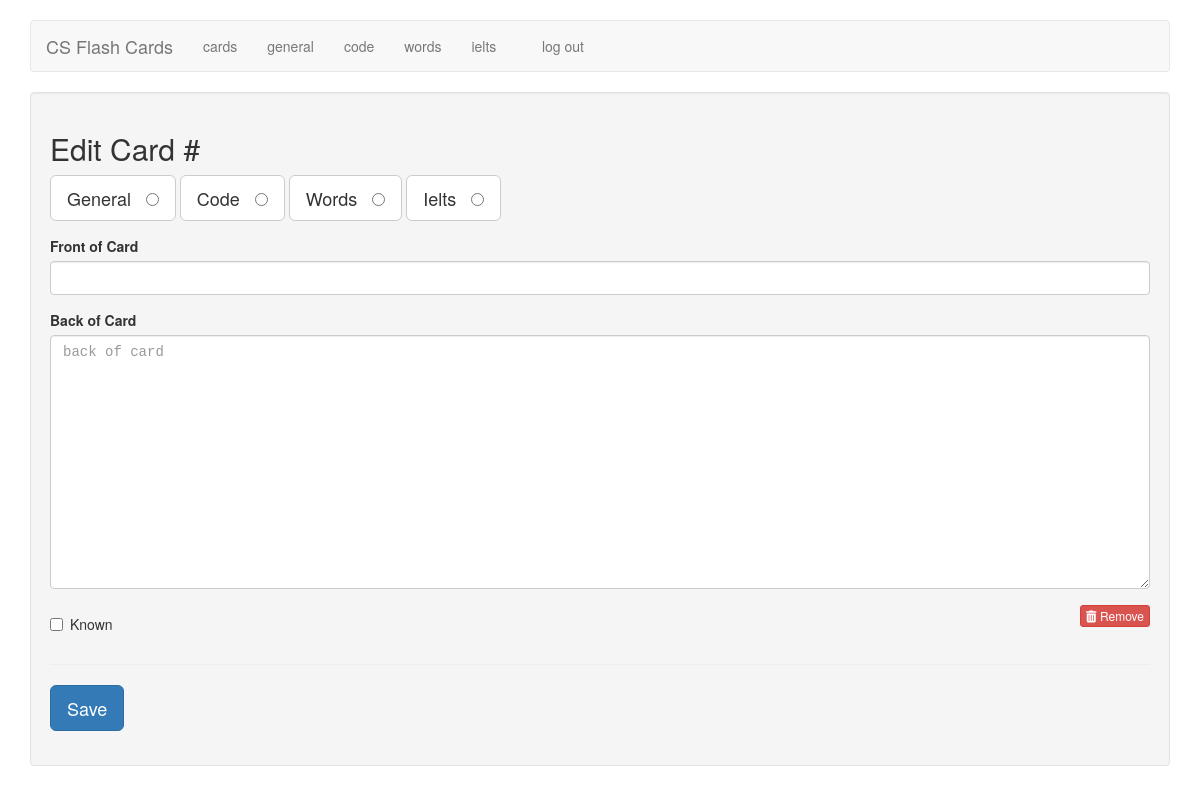
/edit/59 (signed in), run on an earlier commit of the app's database.
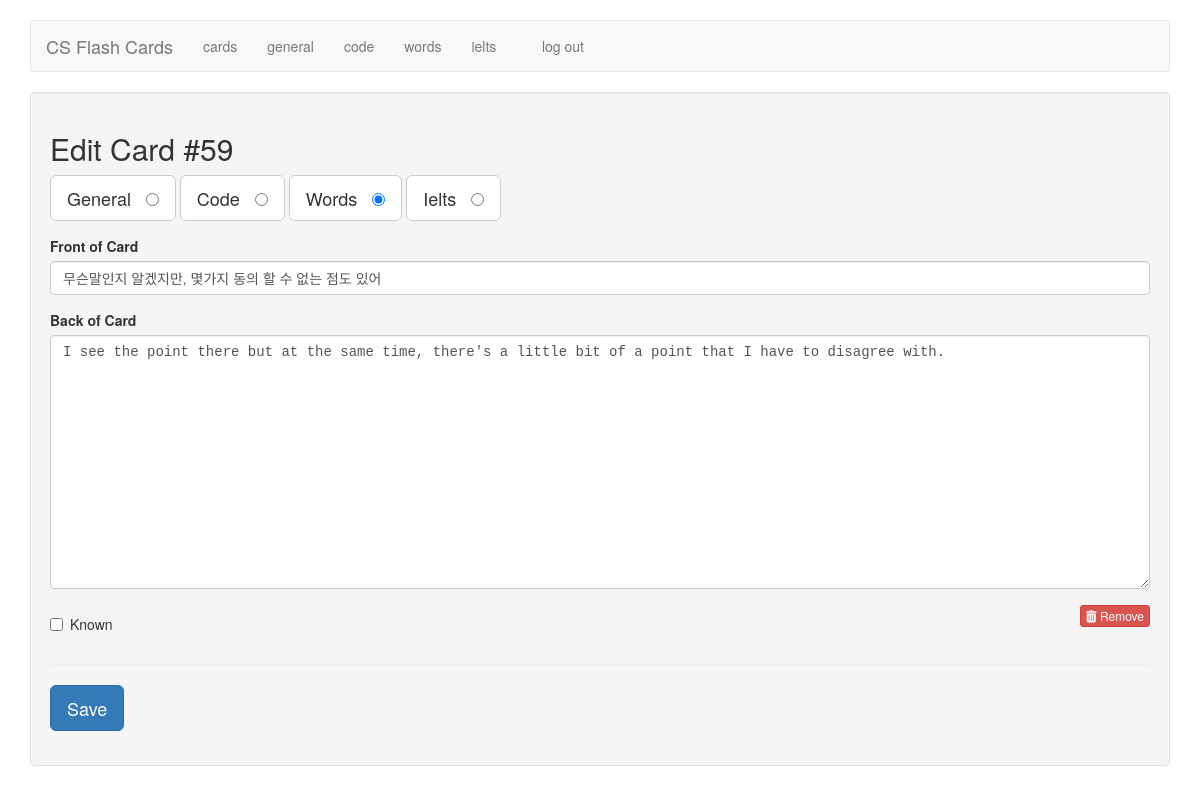
And on a later commit of the database.
### tables this page shows
CREATE TABLE cards (
  id integer primary key autoincrement,
   /* 1 for interview, 2 for code, 3 for english, 4 for ielts */
  type tinyint not null,
  front text not null,
  back text not null,
  sort int default 0,
  known boolean default 0
);

### flash_cards.py (the view)
@application.route('/edit/<card_id>')
def edit(card_id):
    if not session.get('logged_in'):
        return redirect(url_for('login'))
    db = get_db()
    query = '''
        SELECT id, type, front, back, known
        FROM cards
        WHERE id = ?
    '''
    cur = db.execute(query, [card_id])
    card = cur.fetchone()
    return render_template('edit.html', card=card)

### flash_cards.py (called while the page is built)
def connect_db():
    rv = sqlite3.connect(application.config['DATABASE'])
    rv.row_factory = sqlite3.Row
    return rv

def get_db():
    if not hasattr(g, 'sqlite_db'):
        g.sqlite_db = connect_db()
    return g.sqlite_db

### templates/edit.html (shortened to what this page needs)
{% extends "layout.html" %}
{% block body %}
    <div class="well">
        <h2>Edit Card #{{ card.id }}</h2>
        <form action="{{ url_for('edit_card') }}" method="post" class="cardForm">
            <div class="form-group">
                <label for="general" class="btn btn-default btn-lg">General &nbsp;
                    <input type="radio" name="type" value="1"
                           id="general" {{ "checked" if (card.type == 1) else "" }} />
                </label>
                <label for="code" class="btn btn-default btn-lg">Code &nbsp;
                    <input type="radio" name="type" value="2" id="code" {{ "checked" if (card.type == 2) else "" }} />
                </label>
                <label for="eng" class="btn btn-default btn-lg">Words &nbsp;
                    <input type="radio" name="type" value="3" id="eng" {{ "checked" if (card.type == 3) else "" }} />
                </label>
                <label for="ielts" class="btn btn-default btn-lg">Ielts &nbsp;
                    <input type="radio" name="type" value="2" id="ielts" {{ "checked" if (card.type == 4) else "" }} />
                </label>
            </div>
            <div class="form-group">
                <label for="front">Front of Card</label>
                <input type="text" name="front" id="front" class="form-control" value="{{ card.front|e }}">
            </div>
            <div class="form-group">
                <label for="back">Back of Card</label>
                <textarea name="back"
                          class="form-control"
                          id="back"
                          placeholder="back of card"
                          rows="12">{{ card.back|e }}</textarea>
            </div>
            <div class="row">
                <div class="col-xs-6">
                    <div class="checkbox">
                        <label>
                            <input type="checkbox" name="known"
                               value="1" {{ "checked" if (card.known == 1) else "" }} /> Known
                        </label>
                    </div>
                </div>
                <div class="col-xs-6 text-right">
                    <a href="{{ url_for('delete', card_id=card.id) }}" class="btn btn-danger btn-xs">
                        <i class="fa fa-trash"></i>
                        Remove
                    </a>
                </div>
            </div>
            <hr />
            <div class="form-group">
                <button type="submit" class="saveButton btn btn-lg btn-primary">Save</button>
            </div>
        </form>
    </div>
{% endblock %}

What changed in the data, as far as the page shows it:
added cards: id "59", front "무슨말인지 알겠지만, 몇가지 동의 할 수 없는 점도 있어", back "I see the point there but at the same time, there's a little bit of a point that I have to disagree with."
Also different on the page:
form field type: "☐ Words" → "☑ Words"
